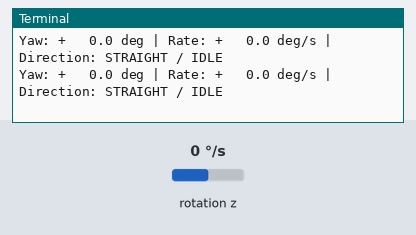
This program was run on a simulated Raspberry Pi (BCM pin numbers). Shown: the last lines printed to the terminal. The test bench sets the inputs (shaded band); at power-on: rotation z 0 °/s. The clock reads 2024-03-15 10:24:30 at power-on unless the program sets it.

Above: at 3.6 s.
3.7 s: rotation z set to -192 °/s
At 3.76 s:
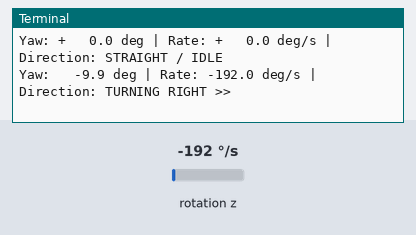
5.2 s: rotation z set to 0 °/s
At 5.2 s:
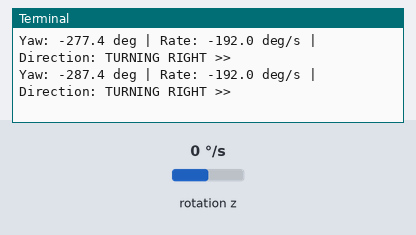
6.7 s: rotation z set to 100 °/s
At 6.7 s:
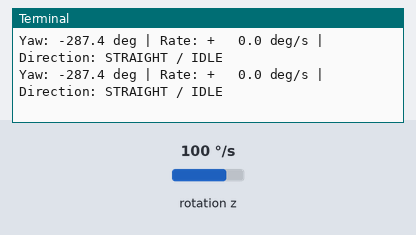
8.2 s: rotation z set to -8 °/s
At 8.2 s:
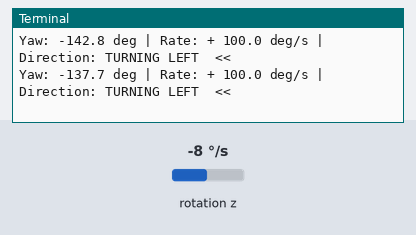
9.7 s: rotation z set to 192 °/s
At 10.0 s:
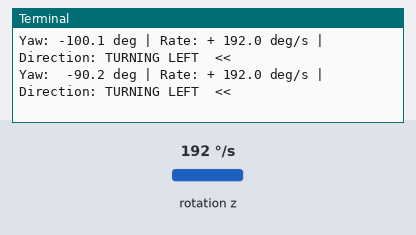
11.5 s: rotation z set to -100 °/s
At 11.55 s:
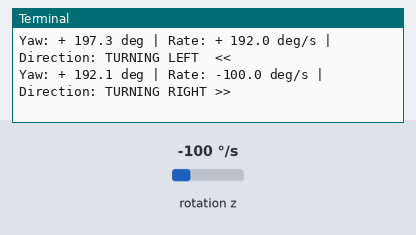
Timing chart, 0 to 14.5 s (numbered marks = the images above; inputs shaded):
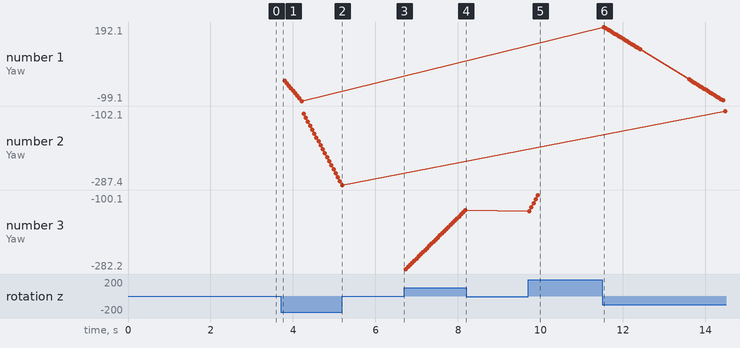

The program:

imu_direct_i2c.py
```python
#!/usr/bin/env python3
"""
Campus Connect - Direct I2C MPU-6050 Reader (Raspberry Pi)
Reads MPU-6050 connected directly to Raspberry Pi GPIO I2C (Pin 3: SDA, Pin 5: SCL).
"""

import sys
import time

try:
    import smbus2
except ImportError:
    print("[ERROR] smbus2 library not found. Run: pip3 install smbus2")
    sys.exit(1)

MPU_ADDR = 0x68
PWR_MGMT_1 = 0x6B
GYRO_CONFIG = 0x1B
GYRO_ZOUT_H = 0x47

def setup_mpu(bus):
    try:
        # Wake up MPU-6050
        bus.write_byte_data(MPU_ADDR, PWR_MGMT_1, 0x00)
        # Gyro +/- 250 deg/s range
        bus.write_byte_data(MPU_ADDR, GYRO_CONFIG, 0x00)
        time.sleep(0.1)
    except Exception as e:
        print(f"[ERROR] Failed to communicate with MPU-6050 at address 0x{MPU_ADDR:02X}: {e}")
        print("Please check wiring (SDA -> Pin 3, SCL -> Pin 5, VCC -> 3.3V Pin 1, GND -> Pin 6)")
        sys.exit(1)

def read_raw_gyro_z(bus):
    high = bus.read_byte_data(MPU_ADDR, GYRO_ZOUT_H)
    low = bus.read_byte_data(MPU_ADDR, GYRO_ZOUT_H + 1)
    value = (high << 8) | low
    if value > 32767:
        value -= 65536
    return value

def main():
    try:
        bus = smbus2.SMBus(1)
    except Exception as e:
        print(f"[ERROR] Could not open I2C bus 1: {e}")
        print("Make sure I2C is enabled in raspi-config!")
        sys.exit(1)

    setup_mpu(bus)

    print("\n==========================================")
    print(" Raspberry Pi Direct I2C MPU-6050 Test    ")
    print("==========================================")
    print("[INFO] Calibrating Gyroscope... Keep sensor STILL!")

    # 400 sample calibration
    samples = 400
    total = 0
    for _ in range(samples):
        total += read_raw_gyro_z(bus)
        time.sleep(0.005)
    offset_z = total / samples

    print(f"[INFO] Gyro Z Offset Calibrated: {offset_z:.2f}")
    print("[INFO] Ready! Rotate the sensor left or right.")
    print("=" * 65)

    yaw_angle = 0.0
    prev_time = time.time()

    try:
        while True:
            current_time = time.time()
            dt = current_time - prev_time
            prev_time = current_time

            raw_z = read_raw_gyro_z(bus)
            rate_z = (raw_z - offset_z) / 131.0 # 131 LSB / (deg/s)

            # Deadband noise suppression
            if abs(rate_z) > 1.2:
                yaw_angle += rate_z * dt

            # Direction detection
            if rate_z > 3.5:
                direction_str = "TURNING LEFT  <<"
            elif rate_z < -3.5:
                direction_str = "TURNING RIGHT >>"
            else:
                direction_str = "STRAIGHT / IDLE"

            sign_yaw = "+" if yaw_angle >= 0 else ""
            sign_rate = "+" if rate_z >= 0 else ""
            print(f"Yaw: {sign_yaw}{yaw_angle:6.1f} deg | Rate: {sign_rate}{rate_z:6.1f} deg/s | Direction: {direction_str}")
            time.sleep(0.05)

    except KeyboardInterrupt:
        print("\n[INFO] Stopped by user.")
    finally:
        bus.close()

if __name__ == '__main__':
    main()
```

Measured:
- after the input at 3.7 s, the terminal: prints a new line at once (image 1)
